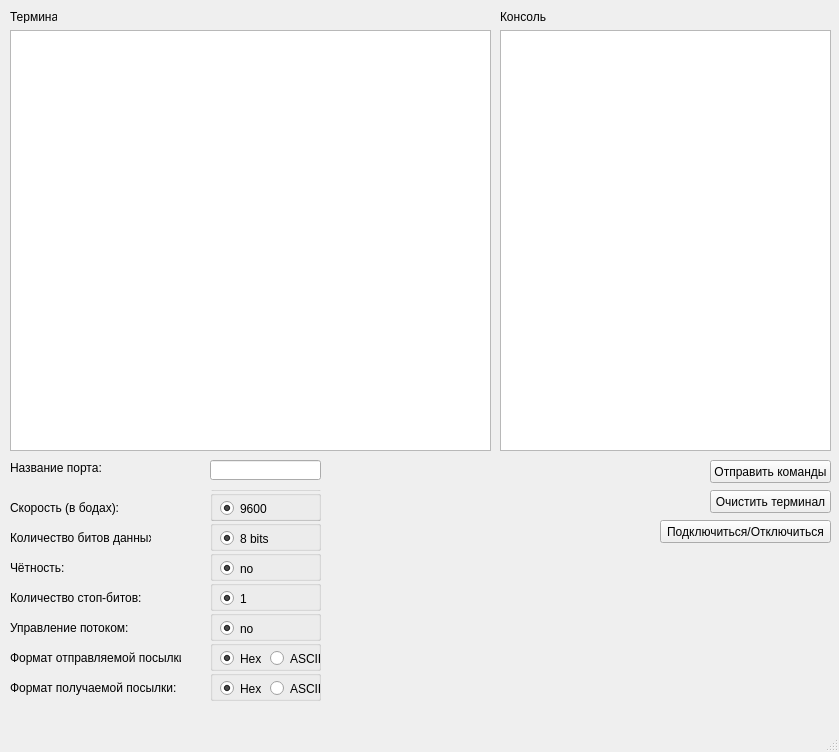
<?xml version="1.0" encoding="UTF-8"?>
<ui version="4.0">
 <class>MainWindow</class>
 <widget class="QMainWindow" name="MainWindow">
  <property name="geometry">
   <rect>
    <x>0</x>
    <y>0</y>
    <width>839</width>
    <height>752</height>
   </rect>
  </property>
  <property name="windowTitle">
   <string>MainWindow</string>
  </property>
  <widget class="QWidget" name="centralwidget">
   <widget class="QTextEdit" name="textEdit">
    <property name="geometry">
     <rect>
      <x>10</x>
      <y>30</y>
      <width>481</width>
      <height>421</height>
     </rect>
    </property>
   </widget>
   <widget class="QTextEdit" name="textEdit_2">
    <property name="geometry">
     <rect>
      <x>500</x>
      <y>30</y>
      <width>331</width>
      <height>421</height>
     </rect>
    </property>
   </widget>
   <widget class="QLabel" name="label">
    <property name="geometry">
     <rect>
      <x>10</x>
      <y>10</y>
      <width>47</width>
      <height>13</height>
     </rect>
    </property>
    <property name="text">
     <string>Терминал:</string>
    </property>
   </widget>
   <widget class="QLabel" name="label_2">
    <property name="geometry">
     <rect>
      <x>500</x>
      <y>10</y>
      <width>47</width>
      <height>13</height>
     </rect>
    </property>
    <property name="text">
     <string>Консоль</string>
    </property>
   </widget>
   <widget class="QPushButton" name="pushButton">
    <property name="geometry">
     <rect>
      <x>710</x>
      <y>460</y>
      <width>121</width>
      <height>23</height>
     </rect>
    </property>
    <property name="text">
     <string>Отправить команды</string>
    </property>
   </widget>
   <widget class="QPushButton" name="pushButton_2">
    <property name="geometry">
     <rect>
      <x>660</x>
      <y>520</y>
      <width>171</width>
      <height>23</height>
     </rect>
    </property>
    <property name="text">
     <string>Подключиться/Отключиться</string>
    </property>
   </widget>
   <widget class="QLabel" name="label_3">
    <property name="geometry">
     <rect>
      <x>10</x>
      <y>460</y>
      <width>91</width>
      <height>16</height>
     </rect>
    </property>
    <property name="text">
     <string>Название порта:</string>
    </property>
   </widget>
   <widget class="QLabel" name="label_4">
    <property name="geometry">
     <rect>
      <x>10</x>
      <y>500</y>
      <width>111</width>
      <height>16</height>
     </rect>
    </property>
    <property name="text">
     <string>Скорость (в бодах):</string>
    </property>
   </widget>
   <widget class="QLabel" name="label_5">
    <property name="geometry">
     <rect>
      <x>10</x>
      <y>560</y>
      <width>101</width>
      <height>16</height>
     </rect>
    </property>
    <property name="text">
     <string>Чётность:</string>
    </property>
   </widget>
   <widget class="QLabel" name="label_6">
    <property name="geometry">
     <rect>
      <x>10</x>
      <y>590</y>
      <width>131</width>
      <height>16</height>
     </rect>
    </property>
    <property name="text">
     <string>Количество стоп-битов:</string>
    </property>
   </widget>
   <widget class="QLabel" name="label_7">
    <property name="geometry">
     <rect>
      <x>10</x>
      <y>530</y>
      <width>141</width>
      <height>16</height>
     </rect>
    </property>
    <property name="text">
     <string>Количество битов данных:</string>
    </property>
   </widget>
   <widget class="QLabel" name="label_8">
    <property name="geometry">
     <rect>
      <x>10</x>
      <y>620</y>
      <width>121</width>
      <height>16</height>
     </rect>
    </property>
    <property name="text">
     <string>Управление потоком:</string>
    </property>
   </widget>
   <widget class="QLineEdit" name="lineEdit">
    <property name="geometry">
     <rect>
      <x>210</x>
      <y>460</y>
      <width>111</width>
      <height>20</height>
     </rect>
    </property>
   </widget>
   <widget class="QLabel" name="label_10">
    <property name="geometry">
     <rect>
      <x>660</x>
      <y>550</y>
      <width>171</width>
      <height>21</height>
     </rect>
    </property>
    <property name="text">
     <string/>
    </property>
   </widget>
   <widget class="QLabel" name="label_9">
    <property name="geometry">
     <rect>
      <x>10</x>
      <y>650</y>
      <width>171</width>
      <height>16</height>
     </rect>
    </property>
    <property name="text">
     <string>Формат отправляемой посылки:</string>
    </property>
   </widget>
   <widget class="QLabel" name="label_11">
    <property name="geometry">
     <rect>
      <x>10</x>
      <y>680</y>
      <width>171</width>
      <height>16</height>
     </rect>
    </property>
    <property name="text">
     <string>Формат получаемой посылки:</string>
    </property>
   </widget>
   <widget class="QGroupBox" name="groupBox">
    <property name="geometry">
     <rect>
      <x>210</x>
      <y>640</y>
      <width>111</width>
      <height>31</height>
     </rect>
    </property>
    <property name="title">
     <string/>
    </property>
    <widget class="QRadioButton" name="radioButton_6">
     <property name="geometry">
      <rect>
       <x>10</x>
       <y>10</y>
       <width>82</width>
       <height>17</height>
      </rect>
     </property>
     <property name="text">
      <string>Hex</string>
     </property>
     <property name="checked">
      <bool>true</bool>
     </property>
     <property name="autoRepeat">
      <bool>false</bool>
     </property>
     <property name="autoExclusive">
      <bool>true</bool>
     </property>
    </widget>
    <widget class="QRadioButton" name="radioButton_7">
     <property name="geometry">
      <rect>
       <x>60</x>
       <y>10</y>
       <width>82</width>
       <height>17</height>
      </rect>
     </property>
     <property name="text">
      <string>ASCII</string>
     </property>
    </widget>
   </widget>
   <widget class="QGroupBox" name="groupBox_2">
    <property name="geometry">
     <rect>
      <x>210</x>
      <y>670</y>
      <width>111</width>
      <height>31</height>
     </rect>
    </property>
    <property name="title">
     <string/>
    </property>
    <widget class="QRadioButton" name="radioButton_8">
     <property name="geometry">
      <rect>
       <x>10</x>
       <y>10</y>
       <width>82</width>
       <height>17</height>
      </rect>
     </property>
     <property name="text">
      <string>Hex</string>
     </property>
     <property name="checked">
      <bool>true</bool>
     </property>
     <property name="autoRepeat">
      <bool>false</bool>
     </property>
     <property name="autoExclusive">
      <bool>true</bool>
     </property>
    </widget>
    <widget class="QRadioButton" name="radioButton_9">
     <property name="geometry">
      <rect>
       <x>60</x>
       <y>10</y>
       <width>82</width>
       <height>17</height>
      </rect>
     </property>
     <property name="text">
      <string>ASCII</string>
     </property>
    </widget>
   </widget>
   <widget class="QGroupBox" name="groupBox_3">
    <property name="geometry">
     <rect>
      <x>210</x>
      <y>610</y>
      <width>111</width>
      <height>31</height>
     </rect>
    </property>
    <property name="title">
     <string/>
    </property>
    <widget class="QRadioButton" name="radioButton_5">
     <property name="geometry">
      <rect>
       <x>10</x>
       <y>10</y>
       <width>82</width>
       <height>17</height>
      </rect>
     </property>
     <property name="text">
      <string>no</string>
     </property>
     <property name="checked">
      <bool>true</bool>
     </property>
     <property name="autoExclusive">
      <bool>false</bool>
     </property>
    </widget>
   </widget>
   <widget class="QGroupBox" name="groupBox_4">
    <property name="geometry">
     <rect>
      <x>210</x>
      <y>580</y>
      <width>111</width>
      <height>31</height>
     </rect>
    </property>
    <property name="title">
     <string/>
    </property>
    <widget class="QRadioButton" name="radioButton_4">
     <property name="geometry">
      <rect>
       <x>10</x>
       <y>10</y>
       <width>82</width>
       <height>17</height>
      </rect>
     </property>
     <property name="text">
      <string>1</string>
     </property>
     <property name="checked">
      <bool>true</bool>
     </property>
     <property name="autoExclusive">
      <bool>false</bool>
     </property>
    </widget>
   </widget>
   <widget class="QGroupBox" name="groupBox_5">
    <property name="geometry">
     <rect>
      <x>210</x>
      <y>550</y>
      <width>111</width>
      <height>31</height>
     </rect>
    </property>
    <property name="title">
     <string/>
    </property>
    <widget class="QRadioButton" name="radioButton_3">
     <property name="geometry">
      <rect>
       <x>10</x>
       <y>10</y>
       <width>82</width>
       <height>17</height>
      </rect>
     </property>
     <property name="text">
      <string>no</string>
     </property>
     <property name="checked">
      <bool>true</bool>
     </property>
     <property name="autoExclusive">
      <bool>false</bool>
     </property>
    </widget>
   </widget>
   <widget class="QGroupBox" name="groupBox_6">
    <property name="geometry">
     <rect>
      <x>210</x>
      <y>520</y>
      <width>111</width>
      <height>31</height>
     </rect>
    </property>
    <property name="title">
     <string/>
    </property>
    <widget class="QGroupBox" name="groupBox_7">
     <property name="geometry">
      <rect>
       <x>0</x>
       <y>-30</y>
       <width>111</width>
       <height>31</height>
      </rect>
     </property>
     <property name="title">
      <string/>
     </property>
    </widget>
    <widget class="QRadioButton" name="radioButton_2">
     <property name="geometry">
      <rect>
       <x>10</x>
       <y>10</y>
       <width>82</width>
       <height>17</height>
      </rect>
     </property>
     <property name="text">
      <string>8 bits</string>
     </property>
     <property name="checked">
      <bool>true</bool>
     </property>
     <property name="autoExclusive">
      <bool>false</bool>
     </property>
    </widget>
   </widget>
   <widget class="QGroupBox" name="groupBox_8">
    <property name="geometry">
     <rect>
      <x>210</x>
      <y>490</y>
      <width>111</width>
      <height>31</height>
     </rect>
    </property>
    <property name="title">
     <string/>
    </property>
    <widget class="QGroupBox" name="groupBox_9">
     <property name="geometry">
      <rect>
       <x>0</x>
       <y>-30</y>
       <width>111</width>
       <height>31</height>
      </rect>
     </property>
     <property name="title">
      <string/>
     </property>
    </widget>
    <widget class="QRadioButton" name="radioButton">
     <property name="geometry">
      <rect>
       <x>10</x>
       <y>10</y>
       <width>82</width>
       <height>17</height>
      </rect>
     </property>
     <property name="text">
      <string>9600</string>
     </property>
     <property name="checked">
      <bool>true</bool>
     </property>
     <property name="autoExclusive">
      <bool>false</bool>
     </property>
    </widget>
   </widget>
   <widget class="QPushButton" name="pushButton_3">
    <property name="geometry">
     <rect>
      <x>710</x>
      <y>490</y>
      <width>121</width>
      <height>23</height>
     </rect>
    </property>
    <property name="text">
     <string>Очистить терминал</string>
    </property>
   </widget>
  </widget>
  <widget class="QMenuBar" name="menubar">
   <property name="geometry">
    <rect>
     <x>0</x>
     <y>0</y>
     <width>839</width>
     <height>21</height>
    </rect>
   </property>
  </widget>
  <widget class="QStatusBar" name="statusbar"/>
 </widget>
 <resources/>
 <connections/>
</ui>
